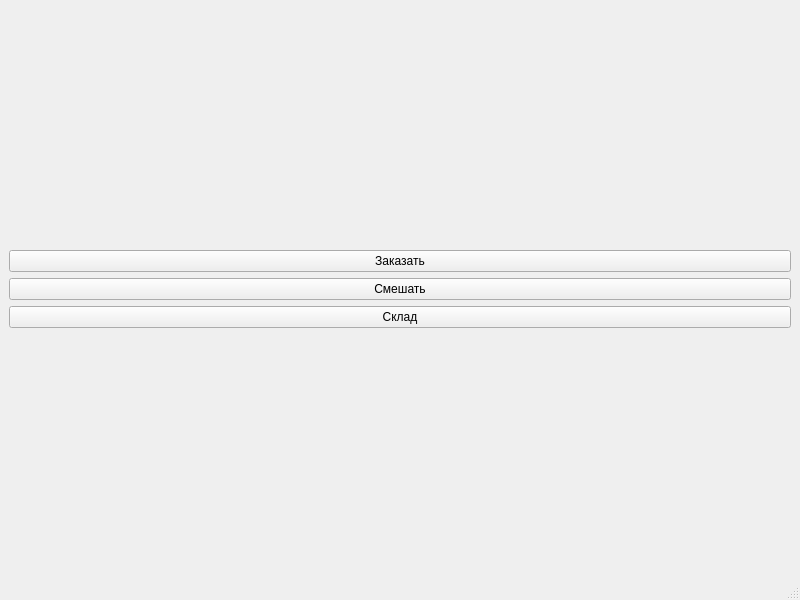
<?xml version="1.0" encoding="UTF-8"?>
<ui version="4.0">
 <class>MainWindow</class>
 <widget class="QMainWindow" name="MainWindow">
  <property name="geometry">
   <rect>
    <x>0</x>
    <y>0</y>
    <width>800</width>
    <height>600</height>
   </rect>
  </property>
  <property name="windowTitle">
   <string>MainWindow</string>
  </property>
  <widget class="QWidget" name="centralwidget">
   <layout class="QGridLayout" name="gridLayout">
    <item row="0" column="0">
     <layout class="QVBoxLayout" name="verticalLayout">
      <item>
       <spacer name="verticalSpacer_2">
        <property name="orientation">
         <enum>Qt::Vertical</enum>
        </property>
        <property name="sizeHint" stdset="0">
         <size>
          <width>20</width>
          <height>40</height>
         </size>
        </property>
       </spacer>
      </item>
      <item>
       <widget class="QPushButton" name="OrderButton">
        <property name="text">
         <string>Заказать</string>
        </property>
       </widget>
      </item>
      <item>
       <widget class="QPushButton" name="MixButton">
        <property name="text">
         <string>Смешать</string>
        </property>
       </widget>
      </item>
      <item>
       <widget class="QPushButton" name="StorageButton">
        <property name="text">
         <string>Склад</string>
        </property>
       </widget>
      </item>
      <item>
       <spacer name="verticalSpacer">
        <property name="orientation">
         <enum>Qt::Vertical</enum>
        </property>
        <property name="sizeHint" stdset="0">
         <size>
          <width>20</width>
          <height>40</height>
         </size>
        </property>
       </spacer>
      </item>
     </layout>
    </item>
   </layout>
  </widget>
  <widget class="QMenuBar" name="menubar">
   <property name="geometry">
    <rect>
     <x>0</x>
     <y>0</y>
     <width>800</width>
     <height>21</height>
    </rect>
   </property>
  </widget>
  <widget class="QStatusBar" name="statusbar"/>
 </widget>
 <resources/>
 <connections/>
</ui>
